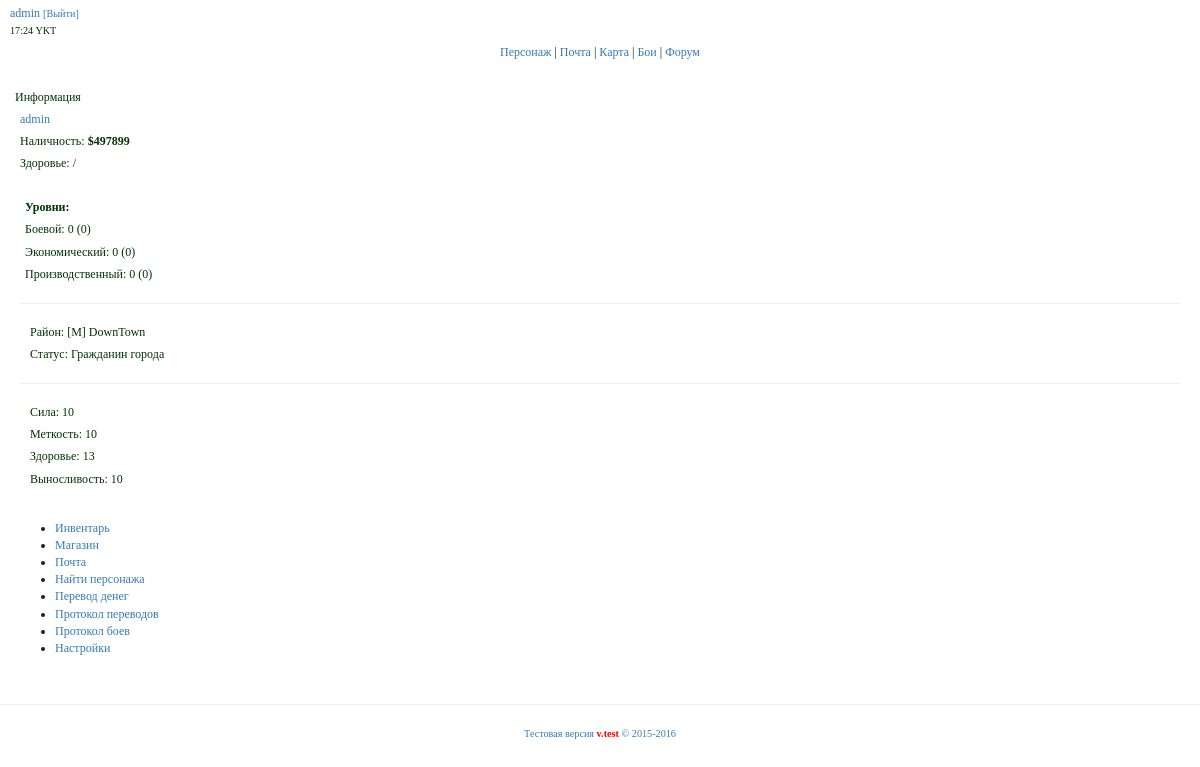
The app's page /user/ (signed in) with its own data.
### tables this page shows
CREATE TABLE IF NOT EXISTS `users` (
  `id` int(11) NOT NULL AUTO_INCREMENT,
  `login` varchar(256) NOT NULL,
  `pass` varchar(256) NOT NULL,
  `admin` varchar(255) NOT NULL DEFAULT 'user',
  `regdate` text NOT NULL,
  `logdate` text NOT NULL,
  `regip` varchar(255) NOT NULL,
  `logip` varchar(255) NOT NULL DEFAULT '0',
  `online` enum('В сети','Не в сети','','') DEFAULT 'Не в сети',
  `status` varchar(255) NOT NULL DEFAULT 'Гость',
  `status2` varchar(255) NOT NULL DEFAULT 'Живой',
  `money` int(20) NOT NULL DEFAULT '5000',
  `euro` int(10) DEFAULT NULL,
  `blvl` int(2) NOT NULL DEFAULT '0',
  `bexp` int(15) DEFAULT '0',
  `elvl` int(2) NOT NULL DEFAULT '0',
  `eexp` int(15) NOT NULL DEFAULT '0',
  `plvl` int(2) NOT NULL DEFAULT '0',
  `pexp` int(15) NOT NULL DEFAULT '0',
  `strength` int(3) NOT NULL DEFAULT '10',
  `accuracy` int(3) NOT NULL DEFAULT '10',
  `health` int(3) NOT NULL DEFAULT '10',
  `endurance` int(3) NOT NULL DEFAULT '10',
  `totalpoint` int(3) NOT NULL DEFAULT '0',
  `mailstatus` int(11) NOT NULL DEFAULT '0',
  PRIMARY KEY (`id`),
  UNIQUE KEY `login` (`login`)
);

### app/core/viewClass.php (called while the page is built)
<?php
class View {
    public function render($title,$content,$template,$data=null,$data2=null,$data3=null) {
        include 'app/views/'.$template;
    }
}

### app/controllers/controllerUser.php (called while the page is built, shortened)
<?php
class ControllerUser extends Controller {
    public function __construct() {
        $this->model = new ModelUser();
        $this->view = new View();
    }
    public function actionView() {
        $data = $this->model->getUserData($_COOKIE['login']);
        $data2 = $this->model->getSkill();
        $this->view->render('Персонаж','user/index.php','template.php',$data,$data2);
    }
}

### app/start.php (called while the page is built, shortened)
<?php
require_once 'core/viewClass.php';
require_once 'core/modelClass.php';
Router::run();

### index.php (called while the page is built, shortened)
<?php
require_once 'app/start.php';

### app/core/modelClass.php (called while the page is built, shortened)
<?php
class Model {
    public $mysqli;
    public function __construct() {
        $this->mysqli = new mysqli(Config::DBHOST,Config::DBUSER,Config::DBPASS,Config::DBNAME);
        $this->mysqli->query("SET NAMES 'utf8'");
    }
    public function query($query) {
        return $this->mysqli->query($query);
    }
    public function select($query) {
        $res = $this->query($query);
        $ret = [];
        while($row = mysqli_fetch_assoc($res)) {
            $ret[] = $row;
        }
        return $ret;
    }
}

### app/models/modelUser.php (called while the page is built, shortened)
<?php
class ModelUser extends Model {
    public function getUserData($login) {
        $data = $this->select("SELECT * FROM `users` WHERE `login` = '$login'");
        return $data;
    }
}

### app/views/user/index.php (the view, shortened to what this page needs)
<div id="main">
    <div id="left-menu">
        <div class="head-left">
            Информация
        </div>
        <?php foreach($data as $user): ;?>
        <div class="body-left">
            <div id="login">
                <a href="info?id=<?=$user['id']?>">
                    <?=$user['login']?>
                </a>
            </div>
            <div id="money">
                Наличность: <b>$<?=$user['money']?></b>
            </div>
            <div id="hp">
                Здоровье: <?=$hpMin?>/<?=$hpMax?>
            </div>
            <br>
            <div id="lvl">
                <div id="title">
                    <b>Уровни:</b>
                </div>
                <div id="blvl">
                    Боевой: <?=$user['blvl']?> (<?=$user['bexp']?>)
                </div>
                <div id="elvl">
                    Экономический: <?=$user['elvl']?> (<?=$user['eexp']?>)
                </div>
                <div id="plvl">
                    Производственный: <?=$user['plvl']?> (<?=$user['pexp']?>)
                </div>
                <hr>
                <div id="raion">
                    <div id="street">
                        Район: [M] DownTown
                    </div>
                    <div id="status">
                        Статус: <?=$user['status']?>
                    </div>
                </div>
                <hr>
                <div id="char">
                    <div id="str">
                        Сила: <?=$user['strength']?>
                    </div>
                    <div id="agl">
                        Меткость: <?=$user['accuracy']?>
                    </div>
                    <div id="life">
                        Здоровье: <?=$user['health']?>
                    </div>
                    <div id="end">
                        Выносливость: <?=$user['endurance']?>
                    </div>
                </div>
                <br>
            </div>
        </div>
    </div>
    <div id="right-menu">
        <div id="menu">
            <ul>
                <li><a href="/user/inventory">Инвентарь</a></li>
                <li><a href="/shop">Магазин</a></li>
                <li><a href="/mail">Почта</a></li>
                <li><a href="/user/search">Найти персонажа</a></li>
                <li><a href="/user/sendmoney">Перевод денег</a></li>
                <li><a href="/log/transfer?id=<?=$_COOKIE['id']?>">Протокол переводов</a></li>
                <li><a href="/log/battle?id=">Протокол боев</a></li>
                <li><a href="/user/setting">Настройки<a/></li>
            </ul>
        </div>
    </div>
</div>
<?php endforeach; ?>

### css/style.css (style rules this page uses)
div { margin: 5px; }
body { FONT-SIZE: 9pt; COLOR: #003300; FONT-FAMILY: verdana,geneva,arial cyr; }

### records on screen
users: login "admin", money "497899", blvl "0", bexp "0", elvl "0", eexp "0", plvl "0", pexp "0", status "Гражданин города", strength "10", accuracy "10", health "13", endurance "10"

### other values on screen
$_COOKIE['login'] "admin"
